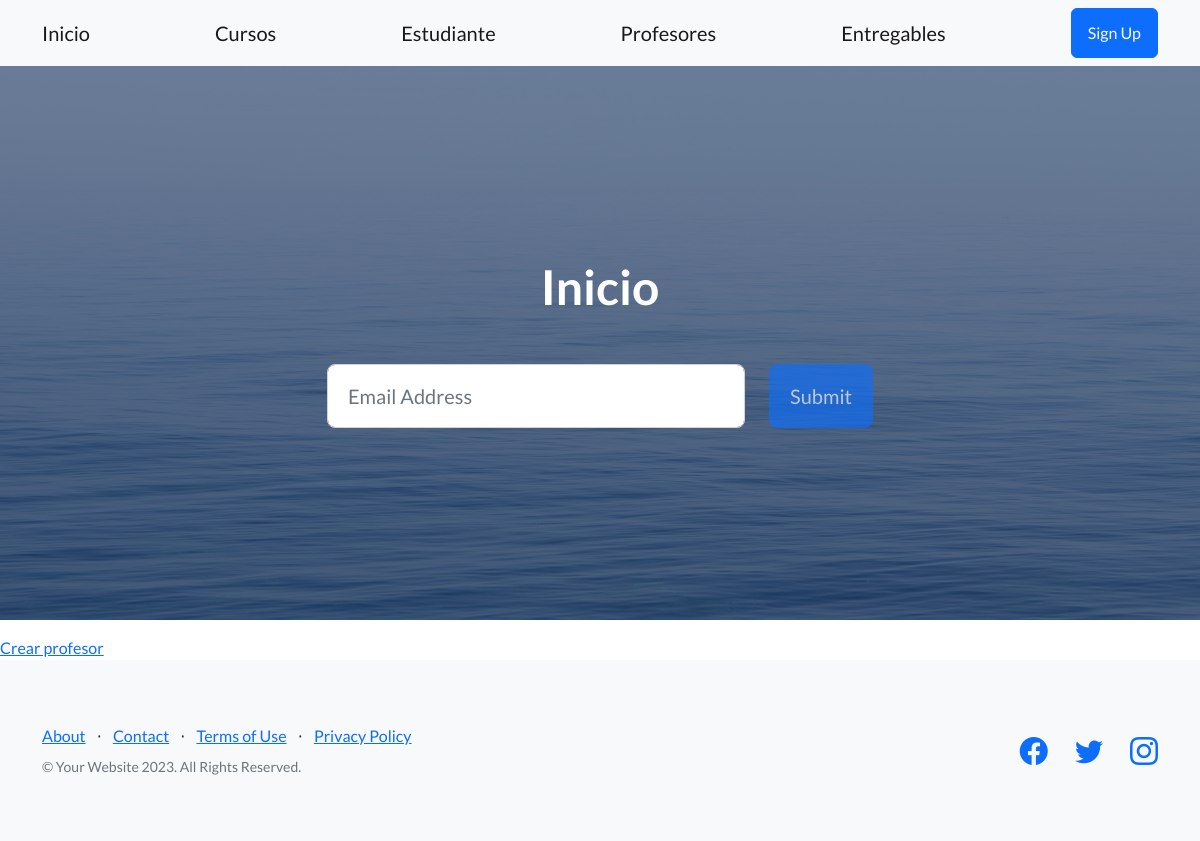
/app-coder/lista-profesores/, run on an earlier commit of the app's database.
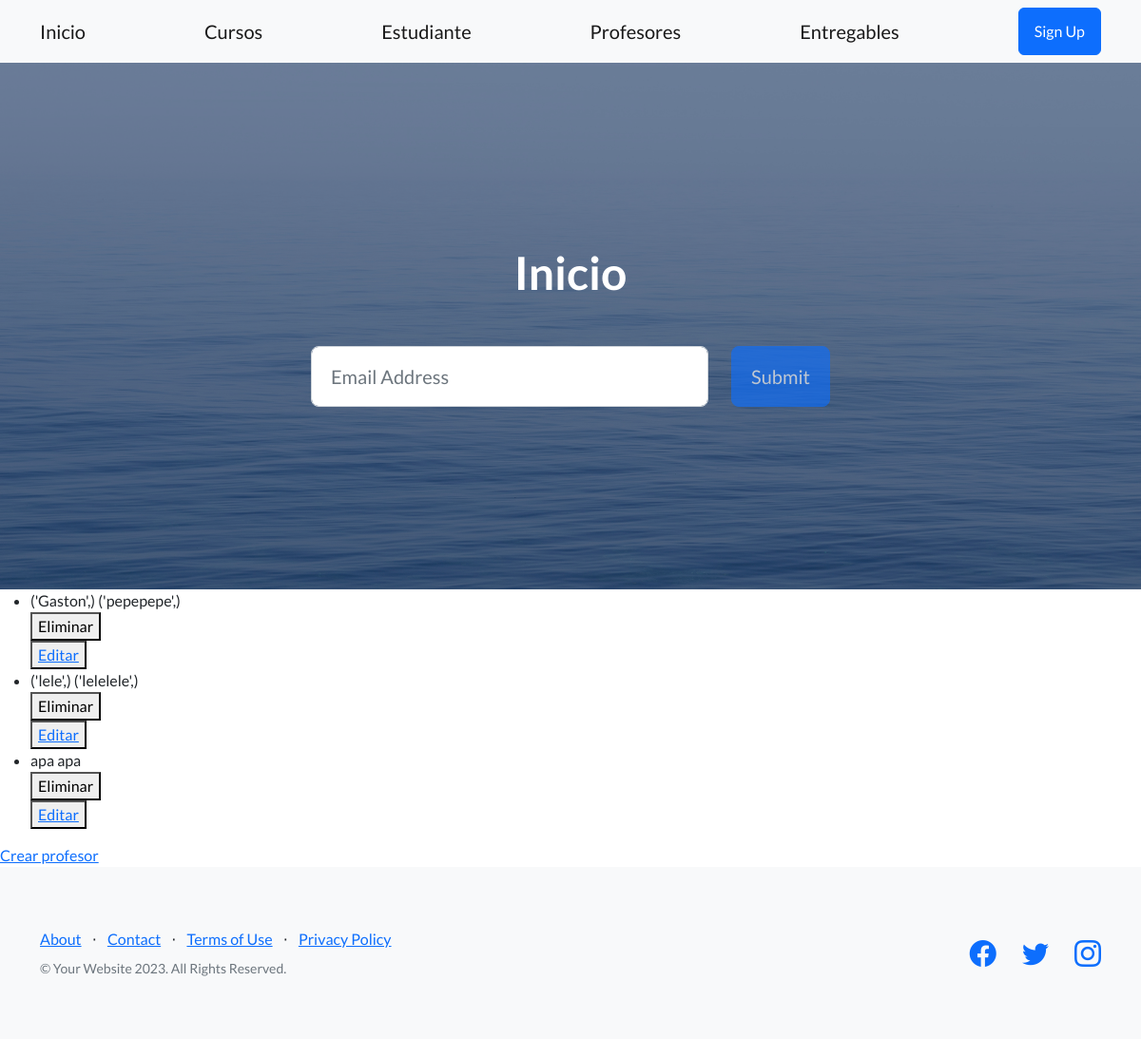
And on a later commit of the database.
### AppCoder/models.py (models this page shows)
class Profesor (models.Model):
    nombre   = models.CharField(max_length=50)
    apellido = models.CharField(max_length=50)
    email    = models.EmailField(null=True)
    profesion = models.CharField(max_length=50)
    cursos = models.ManyToManyField(Curso)
    def __str__(self):
        return f'{self.nombre} {self.apellido}'

### AppCoder/views.py (the view)
# urls.py: path("lista-profesores/", listaProfesores , name='ListaProfesores'),
def listaProfesores(req):
    profesores = Profesor.objects.all()
    return render(req, "leerProfesores.html",{"profesores":profesores})

### AppCoder/templates/leerProfesores.html
{% extends 'padre.html' %}
{% block contenidoQueCambia %}
    <ul>
        {% for profesor in profesores %}
            <li> {{profesor}}</li>
            <div>
                <form action="{% url 'EliminaProfesores' profesor.id %}" method = "post"> {% csrf_token %}
                    <button type = "submit">Eliminar</button>
                </form>
                    <button><a href="{% url 'EditarProfesor' profesor.id %}">Editar</a>
                    </button>
            </div>
        {% endfor%}
    </ul>
    <a href="{% url 'CreaProfesor' %}"> Crear profesor</a>
{% endblock contenidoQueCambia %}

### AppCoder/templates/padre.html (shortened to what this page needs)
<!DOCTYPE html>
<html lang="en">
    <head>
        {% load static %}
        <link href="https://cdn.jsdelivr.net/npm/bootstrap-icons@1.5.0/font/bootstrap-icons.css" rel="stylesheet" type="text/css" />
        <link href="{% static 'css/styles.css' %}" rel="stylesheet" />
    </head>
    <body>
        {% include 'navbar.html' %}
        <header class="masthead">
            <div class="container position-relative">
                <div class="row justify-content-center">
                    <div class="col-xl-6">
                        <div class="text-center text-white">
                            <h1 class="mb-5">Inicio</h1>
                            <form class="form-subscribe" id="contactForm" data-sb-form-api-token="API_TOKEN">
                                <div class="row">
                                    <div class="col">
                                        <input class="form-control form-control-lg" id="emailAddress" type="email" placeholder="Email Address" data-sb-validations="required,email" />
                                    </div>
                                    <div class="col-auto"><button class="btn btn-primary btn-lg disabled" id="submitButton" type="submit">Submit</button></div>
                                </div>
                            </form>
                        </div>
                    </div>
                </div>
            </div>
        </header>
        {% block contenidoQueCambia %}
        {% endblock contenidoQueCambia %}
        <footer class="footer bg-light">
            <div class="container">
                <div class="row">
                    <div class="col-lg-6 h-100 text-center text-lg-start my-auto">
                        <ul class="list-inline mb-2">
                            <li class="list-inline-item"><a href="#!">About</a></li>
                            <li class="list-inline-item">⋅</li>
                            <li class="list-inline-item"><a href="#!">Contact</a></li>
                            <li class="list-inline-item">⋅</li>
                            <li class="list-inline-item"><a href="#!">Terms of Use</a></li>
                            <li class="list-inline-item">⋅</li>
                            <li class="list-inline-item"><a href="#!">Privacy Policy</a></li>
                        </ul>
                        <p class="text-muted small mb-4 mb-lg-0">&copy; Your Website 2023. All Rights Reserved.</p>
                    </div>
                    <div class="col-lg-6 h-100 text-center text-lg-end my-auto">
                        <ul class="list-inline mb-0">
                            <li class="list-inline-item me-4">
                                <a href="#!"><i class="bi-facebook fs-3"></i></a>
                            </li>
                            <li class="list-inline-item me-4">
                                <a href="#!"><i class="bi-twitter fs-3"></i></a>
                            </li>
                            <li class="list-inline-item">
                                <a href="#!"><i class="bi-instagram fs-3"></i></a>
                            </li>
                        </ul>
                    </div>
                </div>
            </div>
        </footer>
    </body>
</html>

### AppCoder/templates/navbar.html
   <nav class="navbar navbar-light bg-light static-top">
      <div class="container">
            <a class="navbar-brand" href="#!">Inicio</a>
            <a class="navbar-brand" href="#!">Cursos</a>
            <a class="navbar-brand" href="#!">Estudiante</a>
            <a class="navbar-brand" href="#!">Profesores</a>
            <a class="navbar-brand" href="#!">Entregables</a>
            <a class="btn btn-primary" href="#signup">Sign Up</a>
      </div>
   </nav>

What changed in the data, as far as the page shows it:
added Profesor: nombre+apellido "('Gaston',) ('pepepepe',)"
added Profesor: nombre+apellido "('lele',) ('lelelele',)"
added Profesor: nombre+apellido "apa apa"
